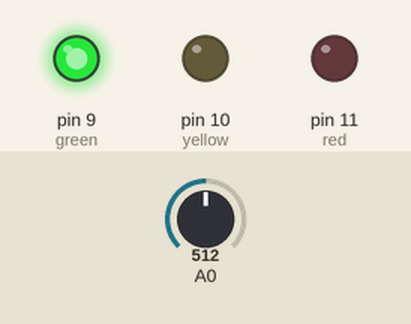
Bench run of a sketch on a simulated Arduino Uno, built with avr-gcc and run on an emulated ATmega328P. On the bench: output pins drawn as LEDs (lit = HIGH). Inputs (shaded band) come from the test bench; at power-on: A0 = 512.

Above: at 1.2 s.
At 4.1 s:
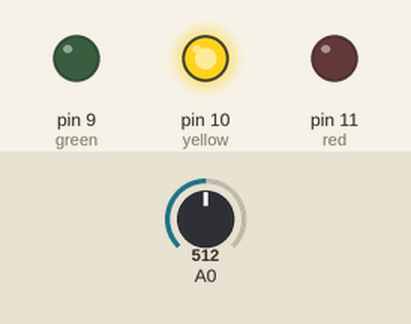
At 8.2 s:
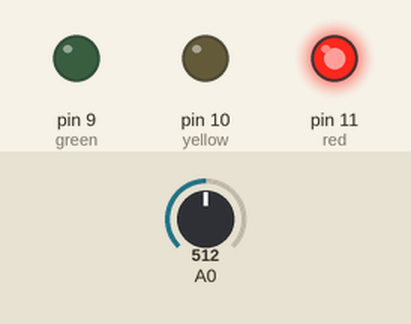
Timing chart, 0 to 14.0 s (numbered marks = the images above):
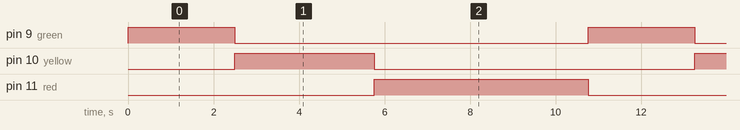

The sketch:

stoplight_sim.ino
```cpp
int red = 11;
int yellow = 10;
int green = 9;
int looper = 0;
int i = 0;
int button_pressed = 0;

void setup() {
  for (i = 9; i <= 11; i++) pinMode(i, OUTPUT);
  digitalWrite(green, HIGH);
  Serial.begin(9600);
}

void loop() {

  delay(1); // This way, looper tracks milliseconds.
  looper++;
  if (analogRead(0)) button_pressed = 1;
  // If the light is green, the button press is stored but may not be immediately acted upon -
  // This is in order to give the cars at the green light time to cross.

  if((button_pressed == 1  && looper >= 2000) || looper >= 8000) {
    // Current acts as crosswalk button, which only works if the light has been green for two seconds.
    // Also automatically cycles every 6 seconds.

    // Fade to yellow
    for (i=0; i<=255; i++) {
      analogWrite(green, 255-i);
      analogWrite(yellow, i);
      delay(1);
    }

    delay(3000);

    // Fade to red
    for (i=0; i<=255; i++) {
      analogWrite(yellow, 255-i);
      analogWrite(red, i);
      delay(1);
    }
    delay(5000);

    // Switch back to green
    digitalWrite(red, LOW);
    digitalWrite(green, HIGH);
    looper = 0;
    button_pressed = 0;
  }
}
```

Measured:
- by itself, pin 9 (green): alternates HIGH for 2.5 s and LOW for 8.3 s
- by itself, pin 10 (yellow): alternates HIGH for 3.3 s and LOW for 7.5 s
- by itself, pin 11 (red): alternates HIGH for 5.0 s and LOW for 5.8 s
